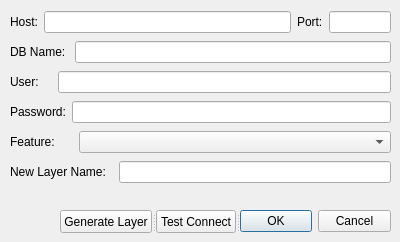
<?xml version="1.0" encoding="UTF-8"?>
<ui version="4.0">
 <class>GenerateNewLayerDlgDesign</class>
 <widget class="QDialog" name="GenerateNewLayerDlgDesign">
  <property name="geometry">
   <rect>
    <x>0</x>
    <y>0</y>
    <width>400</width>
    <height>242</height>
   </rect>
  </property>
  <property name="windowTitle">
   <string>Nearest Feature</string>
  </property>
  <widget class="QWidget" name="verticalLayoutWidget">
   <property name="geometry">
    <rect>
     <x>10</x>
     <y>9</y>
     <width>381</width>
     <height>181</height>
    </rect>
   </property>
   <layout class="QVBoxLayout" name="verticalLayout">
    <item>
     <layout class="QHBoxLayout" name="horizontalLayout" stretch="0,4,0,1">
      <item>
       <widget class="QLabel" name="label">
        <property name="text">
         <string>Host:</string>
        </property>
       </widget>
      </item>
      <item>
       <widget class="QLineEdit" name="lineEditHost"/>
      </item>
      <item>
       <widget class="QLabel" name="label_2">
        <property name="text">
         <string>Port:</string>
        </property>
       </widget>
      </item>
      <item>
       <widget class="QLineEdit" name="lineEditPort"/>
      </item>
     </layout>
    </item>
    <item>
     <layout class="QHBoxLayout" name="horizontalLayout_2">
      <item>
       <widget class="QLabel" name="label_3">
        <property name="text">
         <string>DB Name: </string>
        </property>
       </widget>
      </item>
      <item>
       <widget class="QLineEdit" name="lineEditDbName"/>
      </item>
     </layout>
    </item>
    <item>
     <layout class="QHBoxLayout" name="horizontalLayout_3">
      <item>
       <widget class="QLabel" name="label_4">
        <property name="text">
         <string>User:    </string>
        </property>
       </widget>
      </item>
      <item>
       <widget class="QLineEdit" name="lineEditUser"/>
      </item>
     </layout>
    </item>
    <item>
     <layout class="QHBoxLayout" name="horizontalLayout_4">
      <item>
       <widget class="QLabel" name="label_5">
        <property name="text">
         <string>Password:</string>
        </property>
       </widget>
      </item>
      <item>
       <widget class="QLineEdit" name="lineEditPassword"/>
      </item>
     </layout>
    </item>
    <item>
     <layout class="QHBoxLayout" name="horizontalLayout_5" stretch="1,5">
      <item>
       <widget class="QLabel" name="label_6">
        <property name="text">
         <string>Feature: </string>
        </property>
       </widget>
      </item>
      <item>
       <widget class="QComboBox" name="comboBoxSelectFeature"/>
      </item>
     </layout>
    </item>
    <item>
     <layout class="QHBoxLayout" name="horizontalLayout_6">
      <item>
       <widget class="QLabel" name="label_7">
        <property name="text">
         <string>New Layer Name:  </string>
        </property>
       </widget>
      </item>
      <item>
       <widget class="QLineEdit" name="lineEditNewLayerName"/>
      </item>
     </layout>
    </item>
   </layout>
  </widget>
  <widget class="QSplitter" name="splitter">
   <property name="geometry">
    <rect>
     <x>60</x>
     <y>210</y>
     <width>331</width>
     <height>23</height>
    </rect>
   </property>
   <property name="orientation">
    <enum>Qt::Horizontal</enum>
   </property>
   <widget class="QPushButton" name="pushButtonGenerateLayer">
    <property name="text">
     <string>Generate Layer</string>
    </property>
   </widget>
   <widget class="QPushButton" name="pushButtonTestConnect">
    <property name="text">
     <string>Test Connect</string>
    </property>
   </widget>
   <widget class="QDialogButtonBox" name="button_box">
    <property name="orientation">
     <enum>Qt::Horizontal</enum>
    </property>
    <property name="standardButtons">
     <set>QDialogButtonBox::Cancel|QDialogButtonBox::Ok</set>
    </property>
   </widget>
  </widget>
 </widget>
 <resources/>
 <connections>
  <connection>
   <sender>button_box</sender>
   <signal>accepted()</signal>
   <receiver>GenerateNewLayerDlgDesign</receiver>
   <slot>accept()</slot>
   <hints>
    <hint type="sourcelabel">
     <x>20</x>
     <y>20</y>
    </hint>
    <hint type="destinationlabel">
     <x>20</x>
     <y>20</y>
    </hint>
   </hints>
  </connection>
  <connection>
   <sender>button_box</sender>
   <signal>rejected()</signal>
   <receiver>GenerateNewLayerDlgDesign</receiver>
   <slot>reject()</slot>
   <hints>
    <hint type="sourcelabel">
     <x>20</x>
     <y>20</y>
    </hint>
    <hint type="destinationlabel">
     <x>20</x>
     <y>20</y>
    </hint>
   </hints>
  </connection>
 </connections>
</ui>
